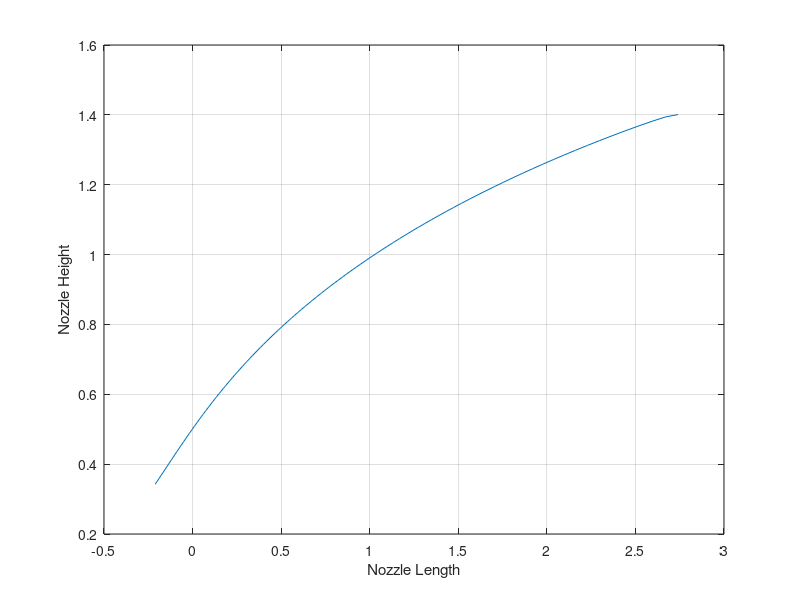

Here is the MATLAB script that generated this plot:
% Nozzle Contour, Rapid Method for Plug Nozzle Design
clc, clear all, close all

% Set Inputs
AR = 2;           % Expasion Area Ratio
eta_b = 0.01;     % Truncation Parameter (0=PerfectExpansion)
t_diam = 0.2;     % Throat Height (UseWhateverUnits)
step_size = 100;  % Model Fidelity
gam = 1.4;        % Ratio Specific Heats
 
% Derived Geometry
A_t = pi*((t_diam/2)^2);    % Throat Area - Assumed Circle
A_e = AR*A_t;               % Exit Area
re = sqrt(A_e/pi);          % Exit Radius

% Set Matrices
alpha = zeros(1,step_size);
A = zeros(1,step_size);
l_nd = zeros(1,step_size);
r_nd = zeros(1,step_size);
x_nd = zeros(1,step_size);
y_nd = zeros(1,step_size);
lr = zeros(1,step_size);
r = zeros(1,step_size);
xr = zeros(1,step_size);
yr = zeros(1,step_size);
mach_numbers = zeros(1,step_size);
mach_angles = zeros(1,step_size);

% Exit Mach Solver (Copied from MST Thesis!)
f1 = 2/(gam+1);
f2 = (gam-1)/2;
f3 = (gam+1)/(gam-1);
M0 = 4;
M = M0;
Function = (1/(M^2))*((f1*(1+(f2*(M^2))))^f3)-(AR^2);
Tolerance = 0.0001;
maxits = 200;
J = abs(Function);
i = 1;
while J>Tolerance && i<=maxits
    Function = (1/(M^2))*((f1*(1+(f2*(M^2))))^(f3))-(AR^2);
    dFunction = (f3/(M^2))*((f1*(1+(f2*(M^2))))^(f3-1))*2*f2*f1*M + (-2/(M^3))*((f1*(1+f2*(M^2)))^(f3));
    y = M-(Function/dFunction);
    M = y;
    Function = (1/(M^2))*((f1*(1+(f2*(M^2))))^(f3))-(AR^2);
    J = abs(Function);
    i = i+1;
end

% Use P-M to find Max Turn Angle from Exit Mach
pm1 = sqrt((gam+1)/(gam-1));
pm2 = (gam-1)/(gam+1);
pm3 = M^2-1;           
max_turn_angle = pm1*atand(sqrt(pm2*pm3))-atand(sqrt(pm3));
turn_steps2 = linspace(0,max_turn_angle,step_size);

% Contour Loop
for i = 1:step_size
    
    % Calculate Mach and PM Angles
    dummy_angle = 0;
    if 1~=i
       mach_numbers(i) = mach_numbers(i-1);
    else
       mach_numbers(i) = 1;
    end
    while (dummy_angle < turn_steps2(i))
        pm1 = sqrt((gam+1)/(gam-1));
        pm2 = (gam-1)/(gam+1);
        pm3 = mach_numbers(i)^2-1;           
        dummy_angle = pm1*atand(sqrt(pm2*pm3))-atand(sqrt(pm3));
        mach_numbers(i) = mach_numbers(i) + 0.00001;
    end
    
    % Calcualte Mach and Alpha Angles
    mach_angles(i) = asind(1/mach_numbers(i));
    alpha(i) = turn_steps2(end) - turn_steps2(i) + mach_angles(i);
    
    % Calculate Streamtube Areas
    aa = (2+(gam-1)*(mach_numbers(i)^2));
    bb = (2+(gam-1)*(mach_numbers(1)^2));
    cc = (gam+1)/(2*(gam-1));
    A(i) = ( mach_numbers(1) / mach_numbers(i) ) * ( (aa / bb)^(cc) );
    
    % Calculate Non-Dimenional Parameters
    l_nd(i) = (1-sqrt(1-(A(i)*(1-(eta_b^2))...
        *mach_numbers(i)*(sind(alpha(i))/AR))))/sind(alpha(i));
    r_nd(i) = 1-(l_nd(i)*sind(alpha(i)));
    x_nd(i) = l_nd(i)*cosd(alpha(i));
    y_nd(i) = l_nd(i)*sind(alpha(i));
    
    % Calculate Coordinates
    lr(i) = l_nd(i)*re;
    r(i) = r_nd(i)*re;
    xr(i) = x_nd(i)*re*10;
    yr(i) = y_nd(i)*re*10;
    
end

figure(1)
plot(xr,yr)
xlabel('Nozzle Length')
ylabel('Nozzle Height')
grid on



